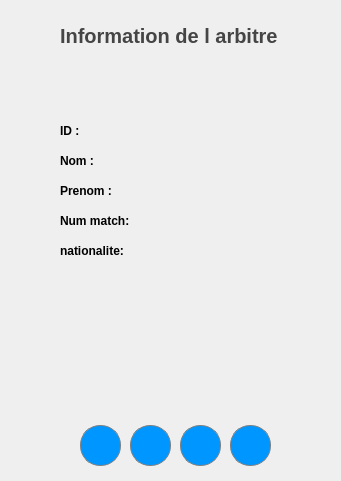
     <widget class="QWidget" name="widget_4" native="true">
      <property name="geometry">
       <rect>
        <x>1170</x>
        <y>20</y>
        <width>341</width>
        <height>481</height>
       </rect>
      </property>
      <property name="styleSheet">
       <string notr="true">border: 0px solid gray;
border-radius:25px;
</string>
      </property>
      <widget class="QLabel" name="label_9">
       <property name="geometry">
        <rect>
         <x>60</x>
         <y>20</y>
         <width>221</width>
         <height>31</height>
        </rect>
       </property>
       <property name="styleSheet">
        <string notr="true">color:#464545;
font-size:20px;
font-weight:bold;
font-family: Arial;</string>
       </property>
       <property name="text">
        <string>Information de l arbitre</string>
       </property>
      </widget>
      <widget class="QLabel" name="label_26">
       <property name="geometry">
        <rect>
         <x>60</x>
         <y>120</y>
         <width>71</width>
         <height>21</height>
        </rect>
       </property>
       <property name="styleSheet">
        <string notr="true">color:black;
font-weight:bold;</string>
       </property>
       <property name="text">
        <string>ID :</string>
       </property>
      </widget>
      <widget class="QLabel" name="label_27">
       <property name="geometry">
        <rect>
         <x>60</x>
         <y>150</y>
         <width>71</width>
         <height>21</height>
        </rect>
       </property>
       <property name="styleSheet">
        <string notr="true">color:black;
font-weight:bold;</string>
       </property>
       <property name="text">
        <string>Nom :</string>
       </property>
      </widget>
      <widget class="QLabel" name="label_28">
       <property name="geometry">
        <rect>
         <x>60</x>
         <y>180</y>
         <width>71</width>
         <height>21</height>
        </rect>
       </property>
       <property name="styleSheet">
        <string notr="true">color:black;
font-weight:bold;</string>
       </property>
       <property name="text">
        <string>Prenom :</string>
       </property>
      </widget>
      <widget class="QLabel" name="label_30">
       <property name="geometry">
        <rect>
         <x>60</x>
         <y>210</y>
         <width>71</width>
         <height>21</height>
        </rect>
       </property>
       <property name="styleSheet">
        <string notr="true">color:black;
font-weight:bold;</string>
       </property>
       <property name="text">
        <string>Num match:</string>
       </property>
      </widget>
      <widget class="QLabel" name="label_32">
       <property name="geometry">
        <rect>
         <x>60</x>
         <y>240</y>
         <width>71</width>
         <height>21</height>
        </rect>
       </property>
       <property name="styleSheet">
        <string notr="true">color:black;
font-weight:bold;</string>
       </property>
       <property name="text">
        <string>nationalite:</string>
       </property>
      </widget>
      <widget class="QPushButton" name="pushButton_11">
       <property name="geometry">
        <rect>
         <x>80</x>
         <y>425</y>
         <width>41</width>
         <height>41</height>
        </rect>
       </property>
       <property name="styleSheet">
        <string notr="true">QPushButton{
color:rgb(241, 246, 249);
background-color:rgb(0,150,255);
border:1px solid gray;
border-radius:20px;
padding-bottom:3px;
font-weight:bold;
}
QPushButton:hover{
color:rgb(241, 246, 249);
background-color:rgb(0,170,255);
border:1px solid gray;
border-radius:20px;
padding-bottom:3px;
font-weight:bold;
}
</string>
       </property>
       <property name="text">
        <string/>
       </property>
       <property name="icon">
        <iconset theme="QIcon::ThemeIcon::EditDelete"/>
       </property>
      </widget>
      <widget class="QPushButton" name="pushButton_12">
       <property name="geometry">
        <rect>
         <x>130</x>
         <y>425</y>
         <width>41</width>
         <height>41</height>
        </rect>
       </property>
       <property name="styleSheet">
        <string notr="true">QPushButton{
color:rgb(241, 246, 249);
background-color:rgb(0,150,255);
border:1px solid gray;
border-radius:20px;
padding-bottom:3px;
font-weight:bold;
}
QPushButton:hover{
color:rgb(241, 246, 249);
background-color:rgb(0,170,255);
border:1px solid gray;
border-radius:20px;
padding-bottom:3px;
font-weight:bold;
}
</string>
       </property>
       <property name="text">
        <string/>
       </property>
       <property name="icon">
        <iconset theme="QIcon::ThemeIcon::MailMessageNew"/>
       </property>
      </widget>
      <widget class="QPushButton" name="pushButton_14">
       <property name="geometry">
        <rect>
         <x>180</x>
         <y>425</y>
         <width>41</width>
         <height>41</height>
        </rect>
       </property>
       <property name="styleSheet">
        <string notr="true">QPushButton{
color:rgb(241, 246, 249);
background-color:rgb(0,150,255);
border:1px solid gray;
border-radius:20px;
font-weight:bold;
}
QPushButton:hover{
color:rgb(241, 246, 249);
background-color:rgb(0,170,255);
border:1px solid gray;
border-radius:20px;
padding-bottom:3px;
font-weight:bold;
}
</string>
       </property>
       <property name="text">
        <string/>
       </property>
       <property name="icon">
        <iconset theme="QIcon::ThemeIcon::DocumentSend"/>
       </property>
      </widget>
      <widget class="QPushButton" name="pushButton_15">
       <property name="geometry">
        <rect>
         <x>230</x>
         <y>425</y>
         <width>41</width>
         <height>41</height>
        </rect>
       </property>
       <property name="styleSheet">
        <string notr="true">QPushButton{
color:rgb(241, 246, 249);
background-color:rgb(0,150,255);
border:1px solid gray;
border-radius:20px;
font-weight:bold;
}
QPushButton:hover{
color:rgb(241, 246, 249);
background-color:rgb(0,170,255);
border:1px solid gray;
border-radius:20px;
padding-bottom:3px;
font-weight:bold;
}
</string>
       </property>
       <property name="text">
        <string/>
       </property>
       <property name="icon">
        <iconset theme="QIcon::ThemeIcon::DocumentSave"/>
       </property>
      </widget>
      <widget class="QLabel" name="label_54">
       <property name="geometry">
        <rect>
         <x>85</x>
         <y>435</y>
         <width>31</width>
         <height>21</height>
        </rect>
       </property>
       <property name="text">
        <string/>
       </property>
       <property name="pixmap">
        <pixmap resource="resource.qrc">:/logo/pdf.png</pixmap>
       </property>
       <property name="scaledContents">
        <bool>true</bool>
       </property>
      </widget>
     </widget>
